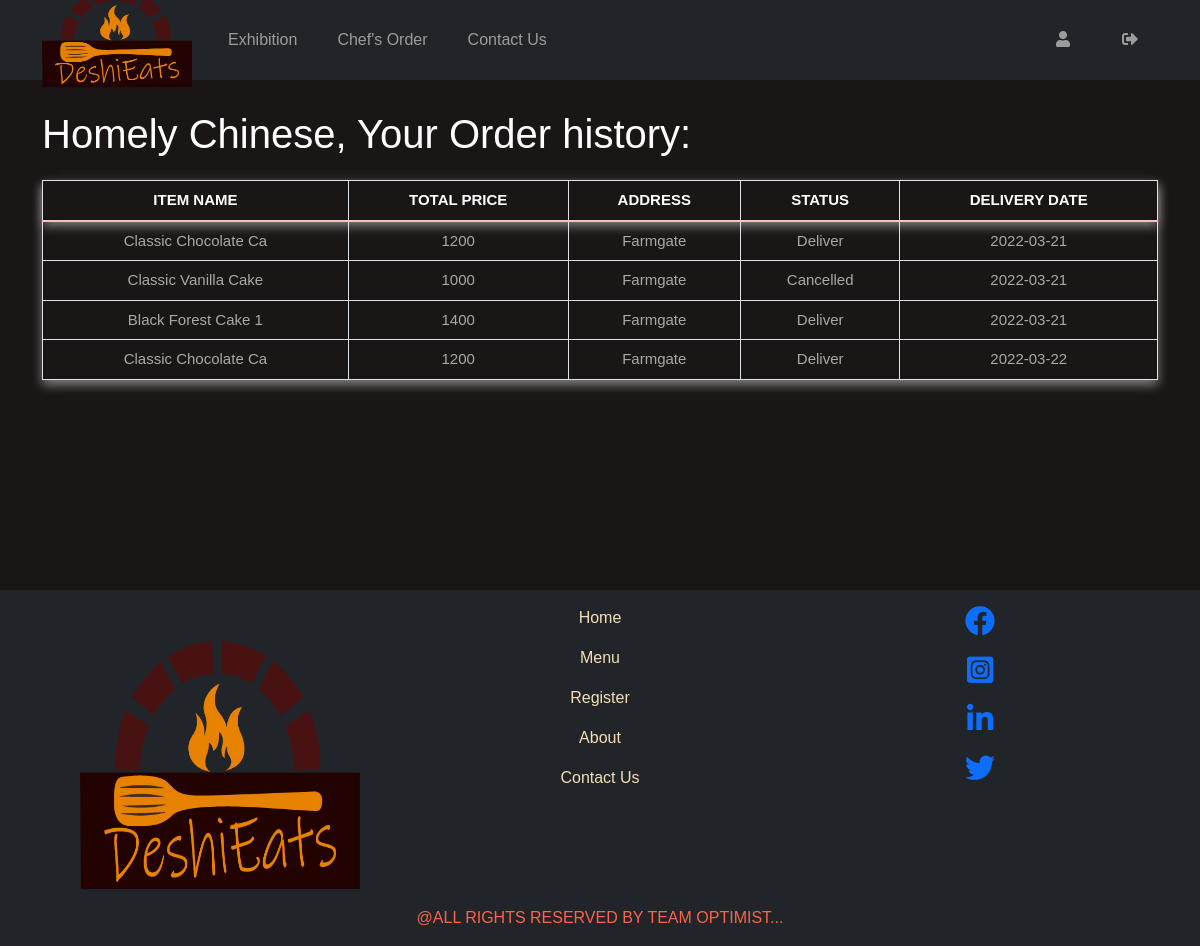
/Order.php (signed in), run on the app's committed database.
### tables this page shows
CREATE TABLE `cartlist` (
  `ID` int(11) NOT NULL,
  `OrderID` int(11) NOT NULL,
  `ItemName` varchar(50) NOT NULL,
  `Quantity` int(11) NOT NULL,
  `TotalPrice` double NOT NULL,
  `CartStatus` varchar(255) NOT NULL
);

CREATE TABLE `orderlist` (
  `OrderID` int(11) NOT NULL,
  `CustomerID` int(11) NOT NULL,
  `OrderAddress` varchar(255) NOT NULL,
  `OrderDate` datetime NOT NULL DEFAULT current_timestamp(),
  `OrderStatus` varchar(50) NOT NULL,
  `OrderPrice` double NOT NULL,
  `DeliveryDate` date NOT NULL,
  `DeliveryInstruction` varchar(255) NOT NULL
);

### Order.php (the view, shortened to what this page needs)
<?php
include("connect.php");
if(isset($_SESSION["ID"])){
    $user_id=$_SESSION["ID"];
    $query="SELECT * FROM orderlist o join cartlist c  ON c.OrderID = o.OrderID WHERE o.CustomerID=".$user_id;
    $resultset = mysqli_query($link, $query);
}
?>
<!DOCTYPE html>
<html>
<head>
    <link href="https://cdn.jsdelivr.net/npm/bootstrap@5.1.3/dist/css/bootstrap.min.css" rel="stylesheet">
    <link href="https://cdnjs.cloudflare.com/ajax/libs/font-awesome/5.15.4/css/all.min.css" rel="stylesheet">
    <link type="text/css" rel="stylesheet" href="css/DeStylesheet2.css" />
</head>
<body>
      <?php
        include "header.php" ;
      ?>
        <div class="contents">
            <div class="container userprofileform">
                <div class="row userprofileformrow">
                    <div class="col-11 userprofiledit ">
                        <div class="userprofileheading mt-4">
                            <p class="userprofileheadinguser"><?php echo $_SESSION["uName"]; ?>, Your Order history:</p>
                        </div>
                    </div>
                    <div class="col-xl-12">
                        <table class="table table-bordered ordertable">
                            <thead>
                                <tr class="text-align-center">
                                    <th scope="col" class="orderhead">Item Name</th>
                                    <th scope="col" class="orderhead">Total Price</th>
                                    <th scope="col" class="orderhead">Address</th>
                                    <th scope="col" class="orderhead">Status</th>
                                    <th scope="col" class="orderhead">Delivery date</th>
                                </tr>
                            </thead>
                            <tbody class="text-center">
                                <?php
                                while($row=mysqli_fetch_assoc($resultset)){
                                ?>
                                <tr>
                                    <td class='orderdatas'><?php echo $row['ItemName']; ?></td>
                                    <td class='orderdatas'><?php echo $row['TotalPrice'];   ?></td>
                                    <td class='orderdatas'><?php echo $row['OrderAddress'];     ?></td>
                                    <td class='orderdatas'><?php echo $row['CartStatus'];       ?></td>
                                    <td class='orderdatas'><?php echo $row['DeliveryDate'];       ?></td>
                                </tr>
                                <?php
                                }
                                ?>
                            </tbody>
                        </table>
                    </div>
                </div>
            </div>
        </div>
    <?php
          include "footer.php";
    ?>
</body>
</html>

### css/DeStylesheet2.css (style rules this page uses)
* { padding: 0; margin: 0; text-decoration: none; list-style: none; box-sizing: border-box; }
body { background-color: #1b1616; font-family: "Franklin Gothic Medium", "Arial Narrow", Arial, sans-serif; }
.userprofileheadinguser { color: rgb(255, 255, 255); font-size: 40px; }
.orderhead { color: rgb(255, 255, 255); font-size: 15px; }
.orderdatas { color: darkgrey; font-size: 15px; text-align: center; }
.ordertable { text-align: center; box-shadow: 0 5px 10px grey; color: rgb(250, 193, 193); }
thead { box-shadow: 0 5px 10px grey; }
th { text-transform: uppercase; }
.container { justify-content: center; }
.contents { min-height: 510px; }
.ordertable { text-align: center; }

### data on the page
cartlist: ItemName "Classic Chocolate Ca", TotalPrice "1200", OrderID.OrderAddress "Farmgate", CartStatus "Deliver", OrderID.DeliveryDate "2022-03-21"
cartlist: ItemName "Classic Vanilla Cake", TotalPrice "1000", OrderID.OrderAddress "Farmgate", CartStatus "Cancelled", OrderID.DeliveryDate "2022-03-21"
cartlist: ItemName "Black Forest Cake 1", TotalPrice "1400", OrderID.OrderAddress "Farmgate", CartStatus "Deliver", OrderID.DeliveryDate "2022-03-21"
cartlist: ItemName "Classic Chocolate Ca", TotalPrice "1200", OrderID.OrderAddress "Farmgate", CartStatus "Deliver", OrderID.DeliveryDate "2022-03-22"

### other printed values
$_SESSION["uName"] "Homely Chinese"
